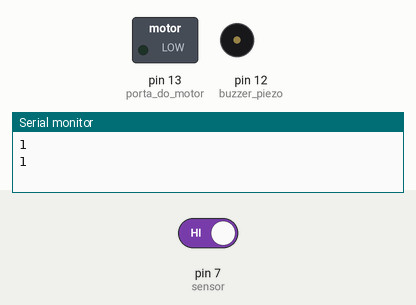
A sketch run on a simulated Arduino Uno, built with avr-gcc and run on an emulated ATmega328P. Parts: switched loads named in the sketch (green lamp = pin HIGH), buzzer (waves = sounding, pin HIGH), the last lines printed to the serial monitor. The test bench sets the inputs (shaded band); at power-on: pin 7 (sensor) HIGH.

Above: at 12.1 s.
18.1 s: pin 7 (sensor) driven LOW
27.6 s: pin 7 (sensor) driven HIGH
At 30.4 s:
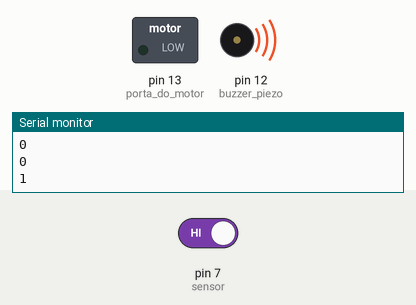
At 32.9 s:
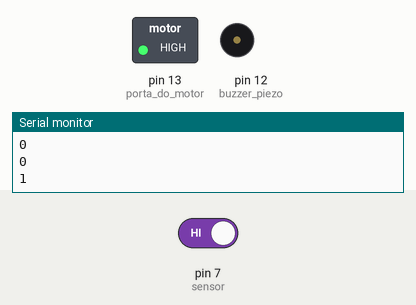
Timing chart, 0 to 47.0 s (numbered marks = the images above; inputs shaded):
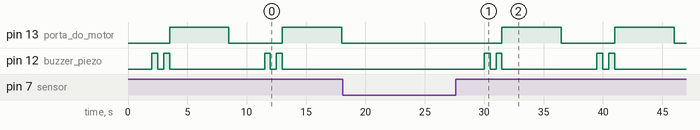

The sketch:

bebedouro_autom_tico1.ino
```cpp
// C++ code @Madu-dev
/* Projeto protótipo de bebedouro automático que visa ajudar
 pessoas com deficiência visual. */

int sensor = 7;
int movimento = 0;
void setup(){

  pinMode(13, OUTPUT); // porta do motor
  pinMode(12, OUTPUT); // buzzer piezo
  pinMode(sensor, INPUT); // porta do sensor
  Serial.begin(9600);

}

void loop() {

  movimento = digitalRead(sensor);
  Serial.println(movimento);

  if (movimento == 0){
  //não fazer nada enquanto nenhum movimento for detectado
  digitalWrite(12, LOW);
  digitalWrite(13, LOW);
}
  else {
  // aviso sonoro da "saída de água"
  delay(2000); // tempo até o aviso sonoro
  digitalWrite(12, HIGH);
  delay(500);
  digitalWrite(12, LOW);
  delay(500);
  digitalWrite(12, HIGH);
  delay(500);
  digitalWrite(12, LOW);

  // liga motor por 5 segundos (sai água)
  digitalWrite(13, HIGH);
  delay(5000);
  digitalWrite(13, LOW);
}
  delay(1000);
}
```

Measured:
- after the input at 18.1 s, pin 13 (porta_do_motor): stays LOW (without the input it goes to HIGH after 4.4 s); pin 12 (buzzer_piezo): stops changing and stays LOW
- after the input at 27.6 s, pin 13 (porta_do_motor): alternates HIGH for 5.0 s and LOW for 4.5 s, starting after 3.9 s; pin 12 (buzzer_piezo): LOW → HIGH after 2.4 s, → LOW 0.50 s later, → HIGH 0.50 s later, → LOW 0.50 s later, … (8 changes in this stretch)
- by itself, pin 13 (porta_do_motor): alternates HIGH for 5.0 s and LOW for 4.5 s
